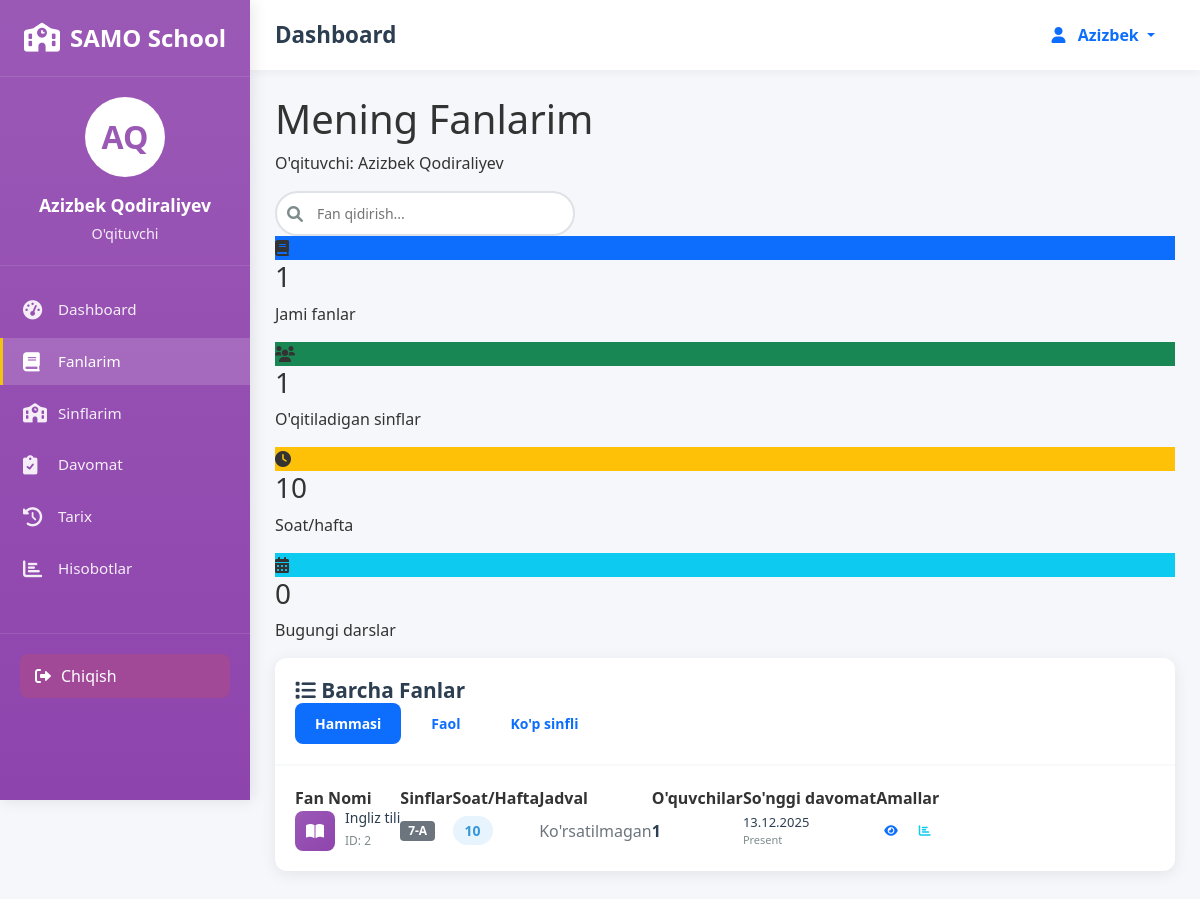
Before: /teacher/my-subjects/ (signed in) with the older database file.
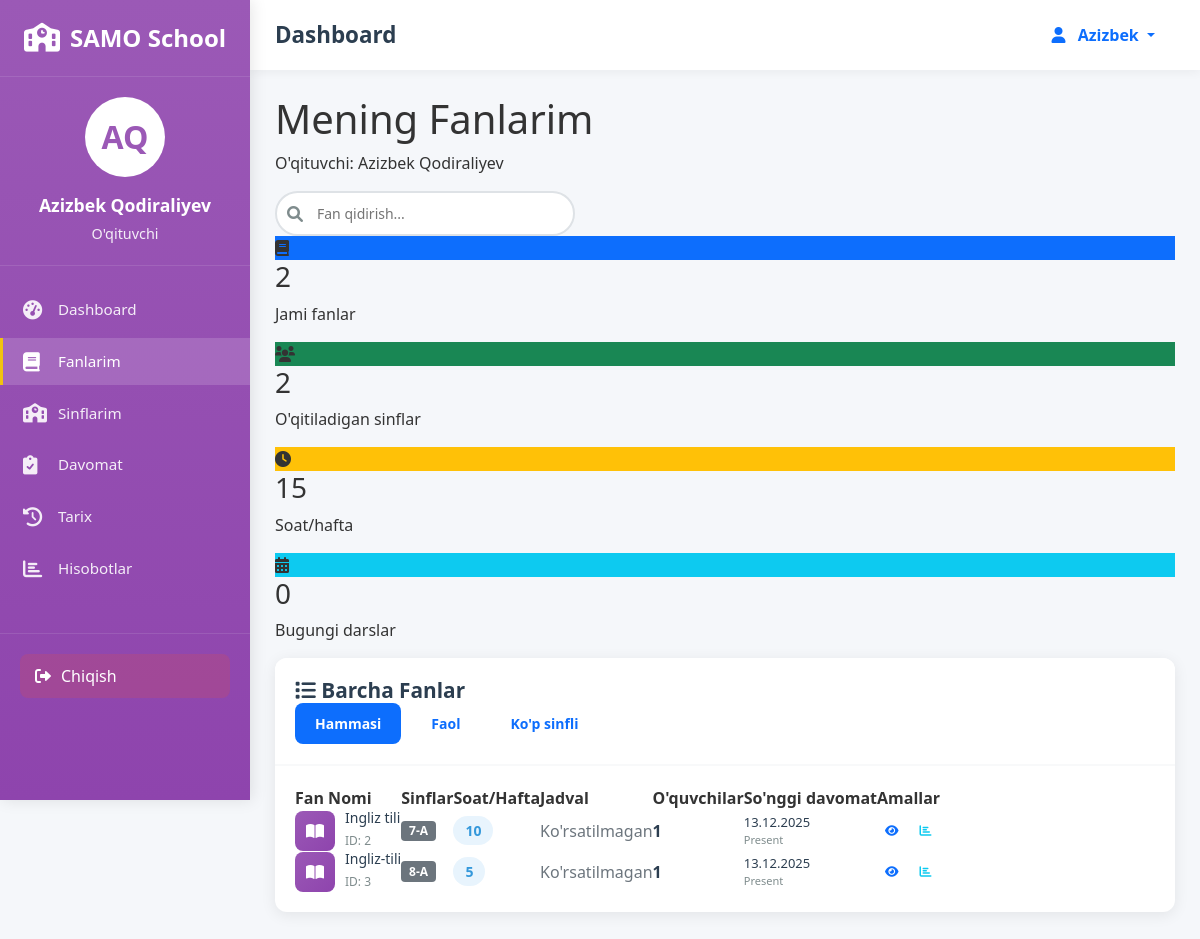
After: the same page with the newer database file.
### attendance/models.py (models this page shows, shortened)
class Subject(models.Model):
    name = models.CharField(max_length=100)
    teacher = models.ForeignKey(User, on_delete=models.SET_NULL, null=True,
                                related_name='teacher_subjects')
    classes = models.ManyToManyField(Class, related_name='subjects')
    lessons_per_week = models.IntegerField(default=1)
    schedule = models.CharField(max_length=100, blank=True, null=True)
    created_at = models.DateTimeField(auto_now_add=True)

class Class(models.Model):
    name = models.CharField(max_length=50)
    teacher = models.ForeignKey(User, on_delete=models.SET_NULL, null=True,
                                related_name='teacher_classes')
    room = models.CharField(max_length=20, blank=True, null=True)
    schedule = models.CharField(max_length=100, blank=True, null=True)
    created_at = models.DateTimeField(auto_now_add=True)

class Attendance(models.Model):
    STATUS_CHOICES = [
        ('present', 'Present'),
        ('absent', 'Absent'),
        ('late', 'Late'),
        ('excused', 'Excused'),
    ]
    student = models.ForeignKey(User, on_delete=models.CASCADE, related_name='attendances')
    teacher = models.ForeignKey(User, on_delete=models.CASCADE, related_name='taken_attendances')
    subject = models.ForeignKey(Subject, on_delete=models.CASCADE)
    class_obj = models.ForeignKey(Class, on_delete=models.CASCADE)
    date = models.DateField()
    status = models.CharField(max_length=10, choices=STATUS_CHOICES, default='present')
    notes = models.TextField(blank=True, null=True)
    created_at = models.DateTimeField(auto_now_add=True)
    updated_at = models.DateTimeField(auto_now=True)
    class Meta:
        ordering = ['-date', '-created_at']

### attendance/views.py (the view)
# urls.py: path('teacher/my-subjects/', views.teacher_my_subjects, name='teacher_my_subjects'),
@login_required
def teacher_my_subjects(request):
    if not hasattr(request.user, 'profile') or request.user.profile.role != 'teacher':
        messages.error(request, "Sizda o'qituvchi huquqlari yo'q!")
        return redirect('login')
    my_subjects = Subject.objects.filter(teacher=request.user).prefetch_related('classes')
    total_classes = sum(subject.classes.count() for subject in my_subjects)
    total_hours_per_week = sum(subject.lessons_per_week for subject in my_subjects)
    today = timezone.now().date()
    today_lessons = 0  # Sizning jadvalingizga qarab hisoblash kerak
    for subject in my_subjects:
        last_attendance = Attendance.objects.filter(
            subject=subject,
            teacher=request.user
        ).order_by('-date').first()
        subject.last_attendance = last_attendance
        total_students = 0
        for class_obj in subject.classes.all():
            total_students += class_obj.students.count()
        subject.total_students = total_students
    context = {
        'my_subjects': my_subjects,
        'total_classes': total_classes,
        'total_hours_per_week': total_hours_per_week,
        'today_lessons': today_lessons,
    }
    return render(request, 'attendance/teacher_my_subjects.html', context)

### attendance/templates/attendance/teacher_my_subjects.html (shortened to what the changed rows need)
{% extends 'attendance/base.html' %}
{% block content %}
<div class="dashboard-container">
    <div class="dashboard-header">
        <div class="welcome-section">
            <h1>Mening Fanlarim</h1>
        </div>
    </div>
    <div class="stats-grid">
        <div class="stat-card">
            <div class="stat-info">
                <h3>{{ my_subjects.count }}</h3>
                <p>Jami fanlar</p>
            </div>
        </div>
        <div class="stat-card">
            <div class="stat-info">
                <h3>{{ total_classes }}</h3>
                <p>O'qitiladigan sinflar</p>
            </div>
        </div>
        <div class="stat-card">
            <div class="stat-info">
                <h3>{{ total_hours_per_week }}</h3>
                <p>Soat/hafta</p>
            </div>
        </div>
    </div>
    <div class="dashboard-card">
        <div class="card-body">
            {% if my_subjects %}
            <div class="table-responsive">
                <table class="data-table" id="subjectsTable">
                    <thead>
                        <tr>
                            <th>Fan Nomi</th>
                            <th>Sinflar</th>
                            <th>Soat/Hafta</th>
                            <th>Jadval</th>
                            <th>O'quvchilar</th>
                            <th>So'nggi davomat</th>
                            <th>Amallar</th>
                        </tr>
                    </thead>
                    <tbody>
                        {% for subject in my_subjects %}
                        <tr class="subject-row"
                            data-classes="{{ subject.classes.count }}"
                            data-active="true">
                            <td>
                                <div class="subject-cell">
                                    <div class="subject-icon-small">
                                        <i class="fas fa-book-open"></i>
                                    </div>
                                    <div class="subject-info-small">
                                        <h5>{{ subject.name }}</h5>
                                        <small>ID: {{ subject.id }}</small>
                                    </div>
                                </div>
                            </td>
                            <td>
                                <div class="classes-badges">
                                    {% for class in subject.classes.all|slice:":3" %}
                                    <span class="badge bg-secondary">{{ class.name }}</span>
                                    {% endfor %}
                                </div>
                            </td>
                            <td>
                                <span class="hours-badge">{{ subject.lessons_per_week }}</span>
                            </td>
                            <td>
                                {% if subject.schedule %}
                                <span class="schedule-info" data-bs-toggle="tooltip" title="{{ subject.schedule }}">
                                    {{ subject.schedule|truncatechars:20 }}
                                </span>
                                {% else %}
                                <span class="text-muted">Ko'rsatilmagan</span>
                                {% endif %}
                            </td>
                            <td>
                                {% with total_students=subject.total_students %}
                                <span class="student-count">{{ total_students|default:"0" }}</span>
                                {% endwith %}
                            </td>
                            <td>
                                {% with last_attendance=subject.last_attendance %}
                                {% if last_attendance %}
                                <div class="last-attendance">
                                    <span>{{ last_attendance.date|date:"d.m.Y" }}</span>
                                    <small>{{ last_attendance.get_status_display }}</small>
                                </div>
                                {% else %}
                                <span class="text-muted">Yo'q</span>
                                {% endif %}
                                {% endwith %}
                            </td>
                            <td>
                                <div class="action-buttons">
                                    <button class="btn btn-sm btn-outline-primary"
                                            onclick="viewSubjectDetails({{ subject.id }})">
                                        <i class="fas fa-eye"></i>
                                    </button>
                                    <button class="btn btn-sm btn-outline-info"
                                            onclick="viewSubjectReports({{ subject.id }})">
                                        <i class="fas fa-chart-bar"></i>
                                    </button>
                                </div>
                            </td>
                        </tr>
                        {% endfor %}
                    </tbody>
                </table>
            </div>
            {% else %}
            <div class="empty-state">
                <i class="fas fa-book fa-3x"></i>
                <h4>Fanlar topilmadi</h4>
                <p>Sizga hali fanlar biriktirilmagan</p>
            </div>
            {% endif %}
        </div>
    </div>
</div>
{% endblock %}

Changed rows visible on the page:
added Subject: name "Ingliz-tili", id "3", lessons_per_week "5", shows "Ko'rsatilmagan", total_students "1", last_attendance "13.12.2025", last_attendance.status "Present"
added Class: name "8-A", shown under "Ingliz-tili"
Other visible differences:
{{ my_subjects.count }}: "1" → "2"
{{ total_classes }}: "1" → "2"
{{ total_hours_per_week }}: "10" → "15"
